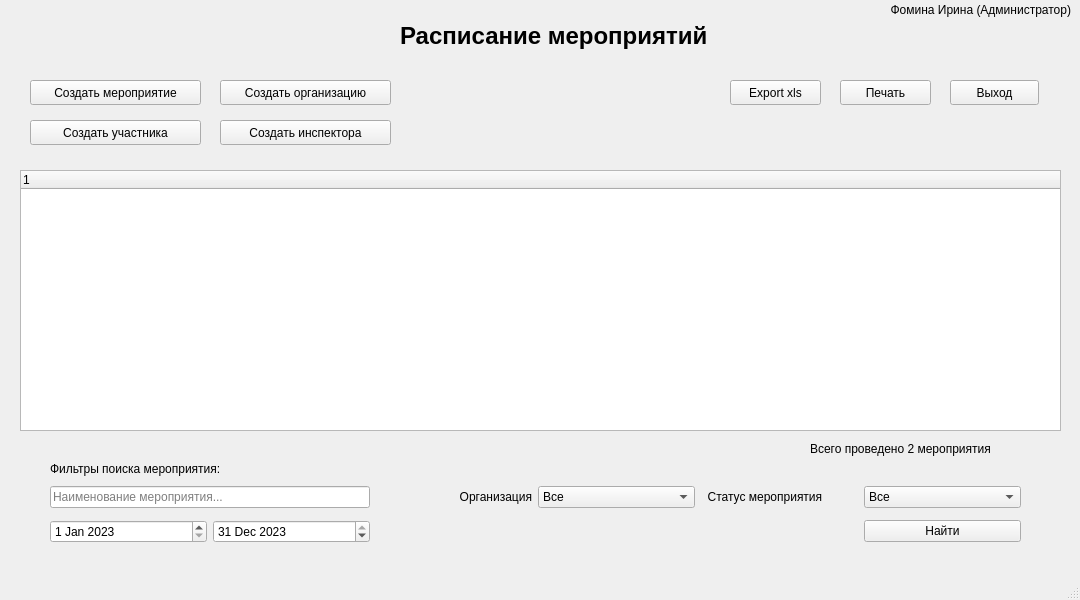
<?xml version="1.0" encoding="UTF-8"?>
<ui version="4.0">
 <class>MainWindow</class>
 <widget class="QMainWindow" name="MainWindow">
  <property name="geometry">
   <rect>
    <x>0</x>
    <y>0</y>
    <width>1080</width>
    <height>600</height>
   </rect>
  </property>
  <property name="windowTitle">
   <string>Логистик  (update 23.02)</string>
  </property>
  <widget class="QWidget" name="centralwidget">
   <widget class="QTreeWidget" name="tree_event_shedule">
    <property name="geometry">
     <rect>
      <x>20</x>
      <y>170</y>
      <width>1041</width>
      <height>261</height>
     </rect>
    </property>
    <column>
     <property name="text">
      <string notr="true">1</string>
     </property>
    </column>
   </widget>
   <widget class="QLabel" name="label_event_shedule">
    <property name="geometry">
     <rect>
      <x>400</x>
      <y>20</y>
      <width>321</width>
      <height>31</height>
     </rect>
    </property>
    <property name="font">
     <font>
      <pointsize>18</pointsize>
      <weight>75</weight>
      <bold>true</bold>
     </font>
    </property>
    <property name="text">
     <string>Расписание мероприятий</string>
    </property>
   </widget>
   <widget class="QLabel" name="label_username_role">
    <property name="geometry">
     <rect>
      <x>750</x>
      <y>0</y>
      <width>321</width>
      <height>20</height>
     </rect>
    </property>
    <property name="text">
     <string>Фомина Ирина (Администратор)</string>
    </property>
    <property name="alignment">
     <set>Qt::AlignRight|Qt::AlignTrailing|Qt::AlignVCenter</set>
    </property>
   </widget>
   <widget class="QPushButton" name="pushButton_create_event">
    <property name="geometry">
     <rect>
      <x>30</x>
      <y>80</y>
      <width>171</width>
      <height>25</height>
     </rect>
    </property>
    <property name="text">
     <string>Создать мероприятие</string>
    </property>
   </widget>
   <widget class="QPushButton" name="pushButton_create_participant">
    <property name="geometry">
     <rect>
      <x>30</x>
      <y>120</y>
      <width>171</width>
      <height>25</height>
     </rect>
    </property>
    <property name="text">
     <string>Создать участника</string>
    </property>
   </widget>
   <widget class="QPushButton" name="pushButton_create_organization">
    <property name="geometry">
     <rect>
      <x>220</x>
      <y>80</y>
      <width>171</width>
      <height>25</height>
     </rect>
    </property>
    <property name="text">
     <string>Создать организацию</string>
    </property>
   </widget>
   <widget class="QPushButton" name="pushButton_create_inspector">
    <property name="geometry">
     <rect>
      <x>220</x>
      <y>120</y>
      <width>171</width>
      <height>25</height>
     </rect>
    </property>
    <property name="text">
     <string>Создать инспектора</string>
    </property>
   </widget>
   <widget class="QPushButton" name="pushButton_exit">
    <property name="geometry">
     <rect>
      <x>950</x>
      <y>80</y>
      <width>89</width>
      <height>25</height>
     </rect>
    </property>
    <property name="text">
     <string>Выход</string>
    </property>
   </widget>
   <widget class="QPushButton" name="pushButton_export_xls">
    <property name="geometry">
     <rect>
      <x>730</x>
      <y>80</y>
      <width>91</width>
      <height>25</height>
     </rect>
    </property>
    <property name="text">
     <string>Export xls</string>
    </property>
   </widget>
   <widget class="QPushButton" name="pushButton_print">
    <property name="geometry">
     <rect>
      <x>840</x>
      <y>80</y>
      <width>91</width>
      <height>25</height>
     </rect>
    </property>
    <property name="text">
     <string>Печать</string>
    </property>
   </widget>
   <widget class="QWidget" name="gridLayoutWidget">
    <property name="geometry">
     <rect>
      <x>50</x>
      <y>480</y>
      <width>971</width>
      <height>71</height>
     </rect>
    </property>
    <layout class="QGridLayout" name="gridLayout">
     <item row="0" column="4">
      <widget class="QLabel" name="label_status_event">
       <property name="text">
        <string>  Статус мероприятия</string>
       </property>
      </widget>
     </item>
     <item row="0" column="3">
      <widget class="QComboBox" name="comboBox_select_organization">
       <item>
        <property name="text">
         <string>Все</string>
        </property>
       </item>
       <item>
        <property name="text">
         <string>Мерц</string>
        </property>
       </item>
       <item>
        <property name="text">
         <string>Аллерган</string>
        </property>
       </item>
       <item>
        <property name="text">
         <string/>
        </property>
       </item>
      </widget>
     </item>
     <item row="0" column="2">
      <widget class="QLabel" name="label_organization">
       <property name="text">
        <string>Организация</string>
       </property>
       <property name="alignment">
        <set>Qt::AlignRight|Qt::AlignTrailing|Qt::AlignVCenter</set>
       </property>
      </widget>
     </item>
     <item row="0" column="5">
      <widget class="QComboBox" name="comboBox_event_status">
       <item>
        <property name="text">
         <string>Все</string>
        </property>
       </item>
       <item>
        <property name="text">
         <string>Запланировано</string>
        </property>
       </item>
       <item>
        <property name="text">
         <string>Проведено</string>
        </property>
       </item>
       <item>
        <property name="text">
         <string>Отменено</string>
        </property>
       </item>
      </widget>
     </item>
     <item row="0" column="0" colspan="2">
      <widget class="QLineEdit" name="lineEdit_find_event">
       <property name="placeholderText">
        <string>Наименование мероприятия...</string>
       </property>
      </widget>
     </item>
     <item row="1" column="1">
      <widget class="QDateEdit" name="dateEdit_finish_event">
       <property name="date">
        <date>
         <year>2023</year>
         <month>12</month>
         <day>31</day>
        </date>
       </property>
      </widget>
     </item>
     <item row="1" column="0">
      <widget class="QDateEdit" name="dateEdit_begin_event">
       <property name="date">
        <date>
         <year>2023</year>
         <month>1</month>
         <day>1</day>
        </date>
       </property>
      </widget>
     </item>
     <item row="1" column="5">
      <widget class="QPushButton" name="pushButton_find_event">
       <property name="text">
        <string>Найти</string>
       </property>
      </widget>
     </item>
    </layout>
   </widget>
   <widget class="QLabel" name="label_find_event">
    <property name="geometry">
     <rect>
      <x>50</x>
      <y>460</y>
      <width>231</width>
      <height>17</height>
     </rect>
    </property>
    <property name="text">
     <string>Фильтры поиска мероприятия:</string>
    </property>
   </widget>
   <widget class="QLabel" name="label_total_completed_events">
    <property name="geometry">
     <rect>
      <x>810</x>
      <y>440</y>
      <width>241</width>
      <height>17</height>
     </rect>
    </property>
    <property name="text">
     <string>Всего проведено 2 мероприятия</string>
    </property>
   </widget>
  </widget>
  <widget class="QMenuBar" name="menubar">
   <property name="geometry">
    <rect>
     <x>0</x>
     <y>0</y>
     <width>1080</width>
     <height>22</height>
    </rect>
   </property>
  </widget>
  <widget class="QStatusBar" name="statusbar"/>
 </widget>
 <tabstops>
  <tabstop>pushButton_create_event</tabstop>
  <tabstop>pushButton_create_participant</tabstop>
  <tabstop>pushButton_create_organization</tabstop>
  <tabstop>pushButton_create_inspector</tabstop>
  <tabstop>tree_event_shedule</tabstop>
  <tabstop>pushButton_export_xls</tabstop>
  <tabstop>pushButton_print</tabstop>
  <tabstop>pushButton_exit</tabstop>
  <tabstop>lineEdit_find_event</tabstop>
  <tabstop>dateEdit_begin_event</tabstop>
  <tabstop>dateEdit_finish_event</tabstop>
  <tabstop>comboBox_select_organization</tabstop>
  <tabstop>comboBox_event_status</tabstop>
  <tabstop>pushButton_find_event</tabstop>
 </tabstops>
 <resources/>
 <connections>
  <connection>
   <sender>pushButton_exit</sender>
   <signal>clicked()</signal>
   <receiver>MainWindow</receiver>
   <slot>close()</slot>
   <hints>
    <hint type="sourcelabel">
     <x>884</x>
     <y>114</y>
    </hint>
    <hint type="destinationlabel">
     <x>486</x>
     <y>299</y>
    </hint>
   </hints>
  </connection>
  <connection>
   <sender>pushButton_create_event</sender>
   <signal>clicked()</signal>
   <receiver>MainWindow</receiver>
   <slot>show()</slot>
   <hints>
    <hint type="sourcelabel">
     <x>115</x>
     <y>114</y>
    </hint>
    <hint type="destinationlabel">
     <x>486</x>
     <y>299</y>
    </hint>
   </hints>
  </connection>
  <connection>
   <sender>pushButton_create_participant</sender>
   <signal>clicked()</signal>
   <receiver>MainWindow</receiver>
   <slot>show()</slot>
   <hints>
    <hint type="sourcelabel">
     <x>115</x>
     <y>154</y>
    </hint>
    <hint type="destinationlabel">
     <x>486</x>
     <y>299</y>
    </hint>
   </hints>
  </connection>
  <connection>
   <sender>pushButton_create_organization</sender>
   <signal>clicked()</signal>
   <receiver>MainWindow</receiver>
   <slot>show()</slot>
   <hints>
    <hint type="sourcelabel">
     <x>305</x>
     <y>114</y>
    </hint>
    <hint type="destinationlabel">
     <x>486</x>
     <y>299</y>
    </hint>
   </hints>
  </connection>
  <connection>
   <sender>pushButton_create_inspector</sender>
   <signal>clicked()</signal>
   <receiver>MainWindow</receiver>
   <slot>show()</slot>
   <hints>
    <hint type="sourcelabel">
     <x>305</x>
     <y>154</y>
    </hint>
    <hint type="destinationlabel">
     <x>486</x>
     <y>299</y>
    </hint>
   </hints>
  </connection>
  <connection>
   <sender>pushButton_export_xls</sender>
   <signal>clicked()</signal>
   <receiver>MainWindow</receiver>
   <slot>showFullScreen()</slot>
   <hints>
    <hint type="sourcelabel">
     <x>665</x>
     <y>114</y>
    </hint>
    <hint type="destinationlabel">
     <x>486</x>
     <y>299</y>
    </hint>
   </hints>
  </connection>
  <connection>
   <sender>pushButton_print</sender>
   <signal>clicked()</signal>
   <receiver>MainWindow</receiver>
   <slot>show()</slot>
   <hints>
    <hint type="sourcelabel">
     <x>775</x>
     <y>114</y>
    </hint>
    <hint type="destinationlabel">
     <x>486</x>
     <y>299</y>
    </hint>
   </hints>
  </connection>
  <connection>
   <sender>pushButton_find_event</sender>
   <signal>clicked()</signal>
   <receiver>tree_event_shedule</receiver>
   <slot>clear()</slot>
   <hints>
    <hint type="sourcelabel">
     <x>848</x>
     <y>544</y>
    </hint>
    <hint type="destinationlabel">
     <x>535</x>
     <y>322</y>
    </hint>
   </hints>
  </connection>
 </connections>
</ui>
